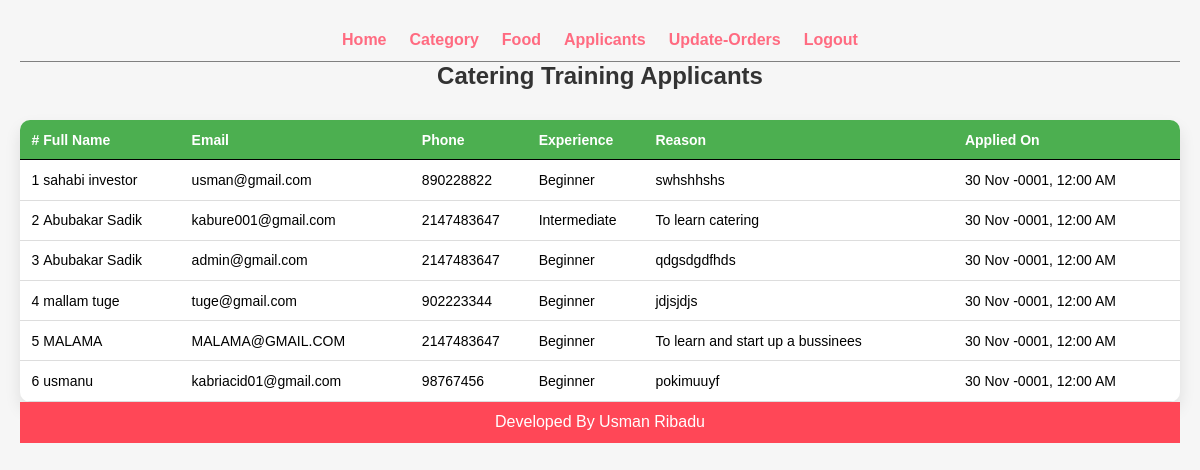
The app's page /admin/applicants.php (signed in) with its own data.
### tables this page shows
CREATE TABLE `catering_applications` (
  `id` int(11) NOT NULL,
  `full_name` varchar(100) NOT NULL,
  `email` varchar(100) NOT NULL,
  `phone` int(100) NOT NULL,
  `experience_level` varchar(100) NOT NULL,
  `reason_for_applying` varchar(1000) NOT NULL,
  `application_date` datetime NOT NULL,
  `address` varchar(100) NOT NULL
);

### admin/applicants.php (the view, shortened to what this page needs)
<?php include('partials/menu.php'); ?>
<?php
$servername = "localhost";
$username = "root";
$password = "";
$dbname = "food-order";
$conn = new mysqli($servername, $username, $password, $dbname);
$sql = "SELECT * FROM catering_applications ORDER BY application_date DESC";
$result = $conn->query($sql);
?>
<!DOCTYPE html>
<html lang="en">
<head>
</head>
<body>
<h2>Catering Training Applicants</h2>
<?php if ($result->num_rows > 0): ?>
    <table>
        <tr>
            <th>#</th>
            <th>Full Name</th>
            <th>Email</th>
            <th>Phone</th>
            <th>Experience</th>
            <th>Reason</th>
            <th>Applied On</th>
        </tr>
        <?php $sn = 1; while($row = $result->fetch_assoc()): ?>
            <tr>
                <td><?php echo $sn++; ?></td>
                <td><?php echo htmlspecialchars($row['full_name']); ?></td>
                <td><?php echo htmlspecialchars($row['email']); ?></td>
                <td><?php echo htmlspecialchars($row['phone']); ?></td>
                <td><?php echo htmlspecialchars($row['experience_level']); ?></td>
                <td><?php echo htmlspecialchars($row['reason_for_applying']); ?></td>
                <td><?php echo date('d M Y, h:i A', strtotime($row['application_date'])); ?></td>
            </tr>
        <?php endwhile; ?>
    </table>
<?php else: ?>
    <div class="no-data">No applicants found.</div>
<?php endif; ?>
</body>
</html>
<?php include('partials/footer.php'); ?>

### css/admin.css (style rules this page uses)
* { margin: 0; padding: 0; font-family: Arial, Helvetica, sans-serif; }
table tr th { border-bottom: 1px solid black; padding: 1%; text-align: left; }
table tr td { padding: 1%; }

### admin/applicants.php (style rules this page uses)
body { font-family: 'Segoe UI', Tahoma, Geneva, Verdana, sans-serif; background-color: #f6f6f6; padding: 20px; }
h2 { text-align: center; margin-bottom: 30px; color: #333; }
table { width: 100%; border-collapse: collapse; background: #fff; border-radius: 10px; overflow: hidden; box-shadow: 0 8px 16px rgba(0,0,0,0.1); }
th, td { padding: 12px 15px; text-align: left; border-bottom: 1px solid #ddd; font-size: 14px; }
th { background-color: #4CAF50; color: white; }

### records on screen
catering_applications: full_name "sahabi investor", email "usman@gmail.com", phone "890228822", experience_level "Beginner", reason_for_applying "swhshhshs", application_date "30 Nov -0001, 12:00 AM"
catering_applications: full_name "Abubakar Sadik", email "kabure001@gmail.com", phone "2147483647", experience_level "Intermediate", reason_for_applying "To learn catering", application_date "30 Nov -0001, 12:00 AM"
catering_applications: full_name "Abubakar Sadik", email "admin@gmail.com", phone "2147483647", experience_level "Beginner", reason_for_applying "qdgsdgdfhds", application_date "30 Nov -0001, 12:00 AM"
catering_applications: full_name "mallam tuge", email "tuge@gmail.com", phone "902223344", experience_level "Beginner", reason_for_applying "jdjsjdjs", application_date "30 Nov -0001, 12:00 AM"
catering_applications: full_name "MALAMA", email "MALAMA@GMAIL.COM", phone "2147483647", experience_level "Beginner", reason_for_applying "To learn and start up a bussinees", application_date "30 Nov -0001, 12:00 AM"
catering_applications: full_name "usmanu", email "kabriacid01@gmail.com", phone "98767456", experience_level "Beginner", reason_for_applying "pokimuuyf", application_date "30 Nov -0001, 12:00 AM"
